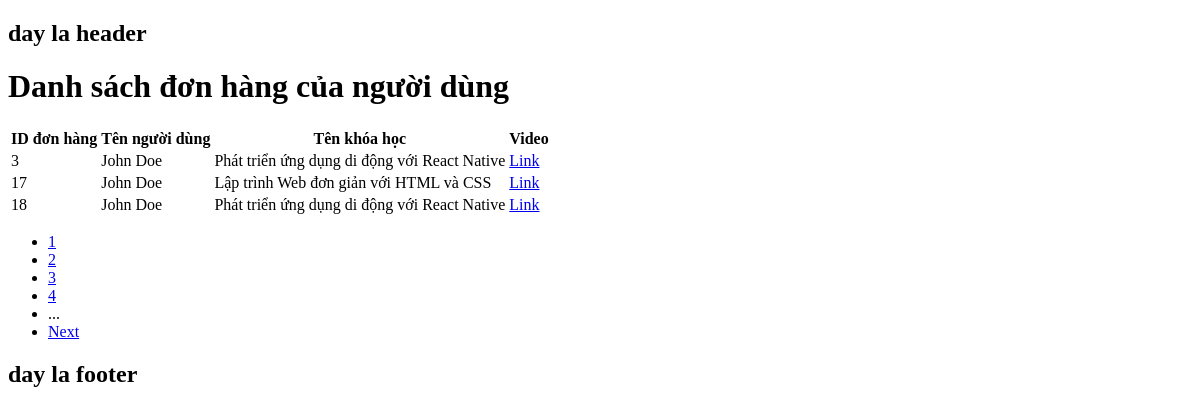
/user_orders.php (signed in), run on the app's committed database.
### tables this page shows
CREATE TABLE `orders` (
  `id` int NOT NULL,
  `user_id` int NOT NULL,
  `course_id` int NOT NULL,
  `total_amount` float NOT NULL,
  `status` enum('pending','complete','cancel') DEFAULT 'pending'
);

CREATE TABLE `users` (
  `id` int NOT NULL,
  `name` varchar(255) DEFAULT NULL,
  `email` varchar(255) NOT NULL,
  `username` varchar(20) NOT NULL,
  `address` varchar(255) NOT NULL,
  `password` varchar(255) NOT NULL,
  `is_active` tinyint(1) NOT NULL DEFAULT '1',
  `role_id` int NOT NULL DEFAULT '2'
);

CREATE TABLE `courses` (
  `id` int NOT NULL,
  `name` varchar(255) NOT NULL,
  `description` text NOT NULL,
  `price` float NOT NULL,
  `image` varchar(255) NOT NULL,
  `video` varchar(255) NOT NULL,
  `duration` int NOT NULL,
  `category_id` int DEFAULT NULL,
  `deleted` tinyint(1) NOT NULL DEFAULT '0'
);

### classes/order.php (called while the page is built, shortened)
<?php
class Order
{
    public static function countUserOrder($conn, $user_id) {
        try {
            $sql = 'select count(o.id) from orders o
                    join courses c on o.course_id = c.id
                    join users u on o.user_id = u.id
                    where o.user_id = ' . $user_id;
            return $conn->query($sql)->fetchColumn();
        } catch (PDOException $e) {
            echo $e->getMessage();
            return -1;
        }
    }
      public static function getPaging($conn, $limit, $offset,$user_id)
      {
          try {
              $sql = "select u.name as user_name, c.name as course_name,
              o.id as order_id, c.video as course_video
              from orders o
              join courses c on o.course_id = c.id
              join users u on o.user_id = u.id
              where o.user_id = :user_id
                        limit :limit
                        offset :offset";
              $stmt = $conn->prepare($sql);
              $stmt->bindParam(':user_id', $user_id);
              $stmt->bindValue(':limit', $limit, PDO::PARAM_INT);
              $stmt->bindValue(':offset', $offset, PDO::PARAM_INT);
              $stmt->setFetchMode(PDO::FETCH_CLASS, 'Order');
              $stmt->execute();
              if ($stmt->execute()) {
                  $books = $stmt->fetchAll(PDO::FETCH_ASSOC);
                  return $books;
              }
          } catch (PDOException $e) {
              echo $e->getMessage();
              return null;
          }
      }
}

### inc/init.php (called while the page is built, shortened)
<?php
spl_autoload_register(
    function ($className) {
        $fileName = strtolower($className) . ".php";
        $dirRoot = dirname(__DIR__);
    }
);

### user_orders.php (the view, shortened to what this page needs)
<?php
require "inc/init.php";
$conn = require "inc/db.php";
$user_id = $_SESSION["user_id"];
$total = Order::countUserOrder($conn,$user_id);
$limit = 3;
$currentpage = $_GET['page'] ?? 1;
$config = [
    'total' => $total,
    'limit' => $limit,
    'full' => false,
];
$userOrders = Order::getPaging($conn, $limit, ($currentpage - 1) * $limit, $user_id);
if ($userOrders !== null) {
?>
    <h1>Danh sách đơn hàng của người dùng</h1>
    <table>
        <thead>
            <tr>
                <th>ID đơn hàng</th>
                <th>Tên người dùng</th>
                <th>Tên khóa học</th>
                <th>Video</th>
            </tr>
        </thead>
        <tbody>
            <?php foreach ($userOrders as $order) : ?>
                <tr>
                    <td><?php echo $order['order_id']; ?></td>
                    <td><?php echo $order['user_name']; ?></td>
                    <td><?php echo $order['course_name']; ?></td>
                    <td> <a href='<?php echo $order['course_video']; ?>'>Link</a></td>
                </tr>
            <?php endforeach; ?>
        </tbody>
    </table>
    <div class='content'>
    <?php
        $page = new Pagination($config);
        echo $page->getPagination();
    ?>
    <?php
}
?>
<!DOCTYPE html>
<html lang="vi">
<head>
    <link rel="stylesheet" href="css/style.css">
</head>
<body>
</body>
</html>

### css/style.css (style rules this page uses)
* { box-sizing: border-box; }

### data on the page
orders: id "3", user.name "John Doe", course.name "Phát triển ứng dụng di động với React Native"
orders: id "17", user.name "John Doe", course.name "Lập trình Web đơn giản với HTML và CSS"
orders: id "18", user.name "John Doe", course.name "Phát triển ứng dụng di động với React Native"
